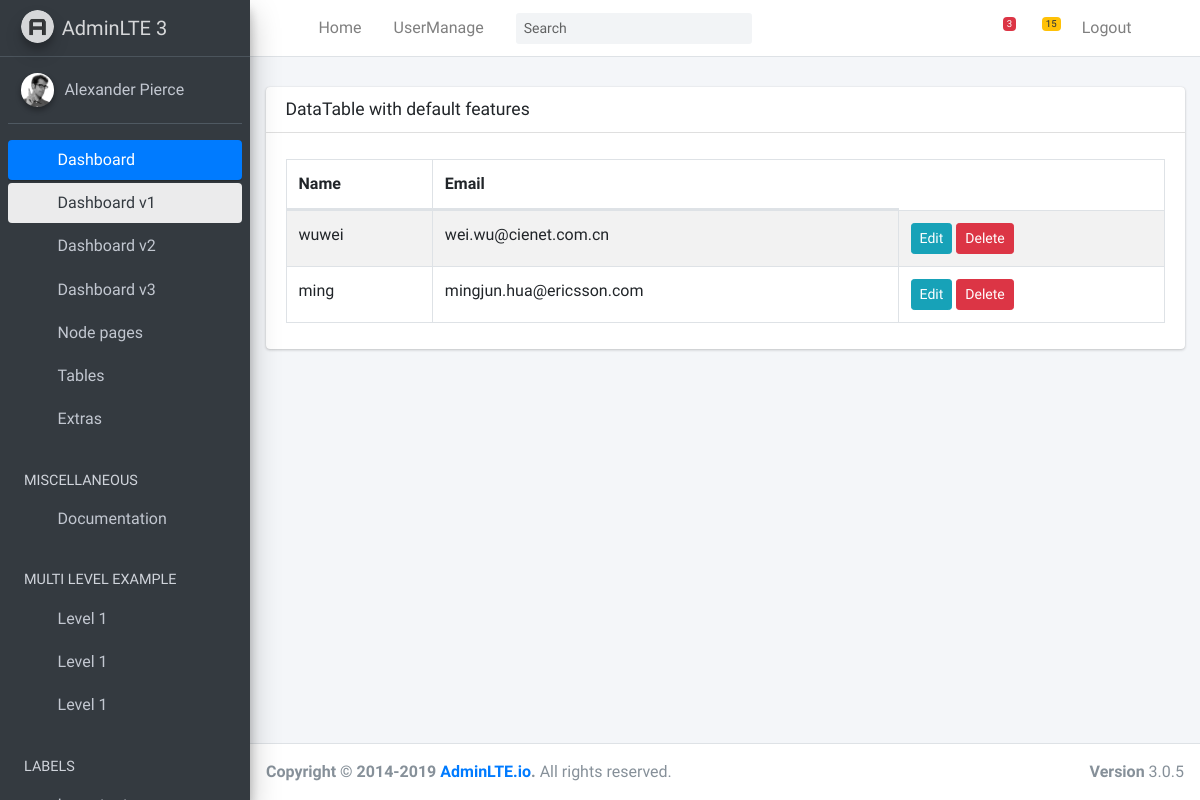
/user_manage, run on the app's committed database.
### login/models.py (models this page shows, shortened)
class User(models.Model):
    gender = (
        ('male', 'male'),
        ('female', 'female'),
    )
    name = models.CharField(max_length=128, unique=True)
    password = models.CharField(max_length=256)
    email = models.EmailField(unique=True)
    sex = models.CharField(max_length=32, choices=gender, default='male')
    c_time = models.DateTimeField(auto_now_add=True)
    @staticmethod
    def get_threader():
        return ["Name", "Email"]
    class Meta:
        ordering = ['c_time']

### BCRUPro/views.py (the view)
# urls.py: re_path(r'^user_manage', user_manage, name='user_manage'),
@require_GET
def user_manage(requset):
    users = User.objects.all()
    theader = User.get_threader()
    return render(requset, 'pages/tables/user.html', locals())

### templates/pages/tables/user.html (shortened to what this page needs)
{% extends 'base.html' %}
{% load staticfiles %}
{% block head %}
  <link rel="stylesheet" href="{% static 'adminlte/plugins/datatables-bs4/css/dataTables.bootstrap4.min.css' %}">
  <link rel="stylesheet" href="{% static 'adminlte/plugins/datatables-responsive/css/responsive.bootstrap4.min.css' %}">
{% endblock %}
{% block content %}
    <div class="container-fluid">
    <div class="row">
      <div class="col-12">
        <div class="card">
              <div class="card-header">
                <h3 class="card-title">DataTable with default features</h3>
              </div>
              <div class="card-body">
                <table id="example" class="table table-bordered table-striped">
                  <thead>
                    <tr>
                      {% for th in theader %}
                        <th>{{ th }}</th>
                      {% endfor %}
                    </tr>
                  </thead>
                  <tbody>
                  {% for user in users %}
                    <tr>
                        <td>{{ user.name }}</td>
                        <td>{{ user.email }}</td>
                        <td>
                                <input type="button" value="Edit" class="btn btn-sm btn-info">
                                <input type="button" value="Delete" class="btn btn-sm btn-danger">
                        </td>
                    </tr>
                  {% endfor %}
                  </tbody>
                </table>
              </div>
            </div>
      </div>
    </div>
    </div>
{% endblock %}

### data on the page
User: name "wuwei", email "wei.wu@cienet.com.cn"
User: name "ming", email "mingjun.hua@ericsson.com"

### other printed values
{{ th }} "Name" "Email"
